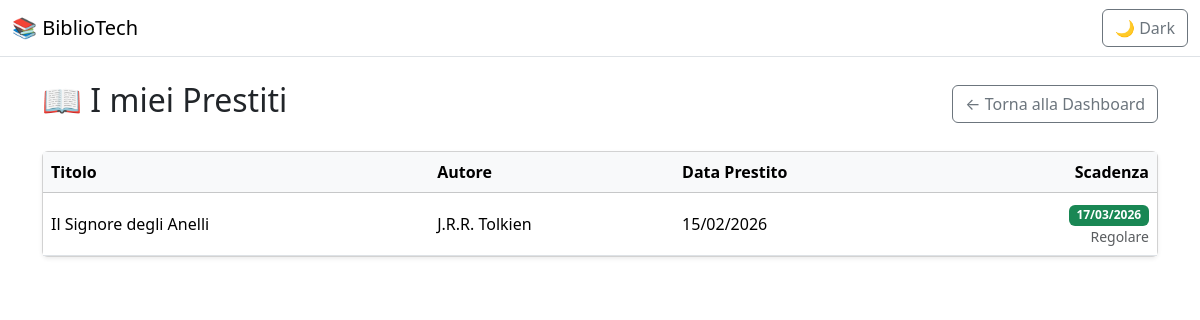
/root/src/prestiti.php (signed in), run on the app's committed database.
### tables this page shows
CREATE TABLE prestiti (
    id INT AUTO_INCREMENT PRIMARY KEY,
    id_utente INT NOT NULL,
    id_libro INT NOT NULL,
    data_prestito DATETIME NOT NULL DEFAULT CURRENT_TIMESTAMP,
    data_restituzione DATETIME NULL,
    quantita INT NOT NULL DEFAULT 1 CHECK (quantita > 0),
    CONSTRAINT fk_prestito_utente
        FOREIGN KEY (id_utente)
        REFERENCES utenti(id)
        ON DELETE CASCADE,
    CONSTRAINT fk_prestito_libro
        FOREIGN KEY (id_libro)
        REFERENCES libri(id)
        ON DELETE CASCADE
);

CREATE TABLE libri (
    id INT AUTO_INCREMENT PRIMARY KEY,
    titolo VARCHAR(255) NOT NULL,
    autore VARCHAR(255) NOT NULL,
    copie_totali INT NOT NULL CHECK (copie_totali >= 0),
    copie_disponibili INT NOT NULL CHECK (copie_disponibili >= 0),
    created_at TIMESTAMP DEFAULT CURRENT_TIMESTAMP,
    CONSTRAINT chk_copie_coerenza 
        CHECK (copie_disponibili <= copie_totali)
);

### root/src/prestiti.php (the view, shortened to what this page needs)
<?php
require 'config.php';
$userId = $_SESSION['user_id'];
$stmt = $pdo->prepare("
    SELECT
        l.titolo,
        l.autore,
        p.data_prestito,
        DATE_ADD(p.data_prestito, INTERVAL 30 DAY) AS scadenza
    FROM prestiti p
    JOIN libri l ON p.id_libro = l.id
    WHERE p.id_utente = ?
    AND p.data_restituzione IS NULL
    ORDER BY scadenza ASC
");
$stmt->execute([$userId]);
$prestiti = $stmt->fetchAll();
?>
<?php include 'header.php'; ?>
<div class="container mt-4">
    <div class="d-flex justify-content-between align-items-center mb-4">
        <h2>📖 I miei Prestiti</h2>
        <a href="homepage.php" class="btn btn-outline-secondary">
            ← Torna alla Dashboard
        </a>
    </div>
    <?php if (count($prestiti) > 0): ?>
        <div class="card shadow-sm">
            <div class="card-body p-0">
                <table class="table table-hover mb-0 align-middle">
                    <thead class="table-light">
                        <tr>
                            <th>Titolo</th>
                            <th>Autore</th>
                            <th>Data Prestito</th>
                            <th class="text-end">Scadenza</th>
                        </tr>
                    </thead>
                    <tbody>
                    <?php foreach ($prestiti as $p): ?>
                        <?php
                        $oggi = new DateTime();
                        $scadenza = new DateTime($p['scadenza']);
                        $diff = $oggi->diff($scadenza)->days;
                        $inRitardo = $oggi > $scadenza;
                        if ($inRitardo) {
                            $badge = "bg-danger";
                            $stato = "In ritardo";
                        } elseif ($diff <= 5) {
                            $badge = "bg-warning";
                            $stato = "In scadenza";
                        } else {
                            $badge = "bg-success";
                            $stato = "Regolare";
                        }
                        ?>
                        <tr>
                            <td><?= htmlspecialchars($p['titolo']) ?></td>
                            <td><?= htmlspecialchars($p['autore']) ?></td>
                            <td><?= date("d/m/Y", strtotime($p['data_prestito'])) ?></td>
                            <td class="text-end">
                                <span class="badge <?= $badge ?>">
                                    <?= date("d/m/Y", strtotime($p['scadenza'])) ?>
                                </span>
                                <small class="d-block text-muted">
                                    <?= $stato ?>
                                </small>
                            </td>
                        </tr>
                    <?php endforeach; ?>
                    </tbody>
                </table>
            </div>
        </div>
    <?php else: ?>
        <div class="alert alert-info">
            Non hai prestiti attivi.
        </div>
    <?php endif; ?>
</div>
</body>
</html>

### data on the page
prestiti: id_libro.titolo "Il Signore degli Anelli", id_libro.autore "J.R.R. Tolkien", data_prestito "15/02/2026", scadenza "17/03/2026", stato "Regolare"
